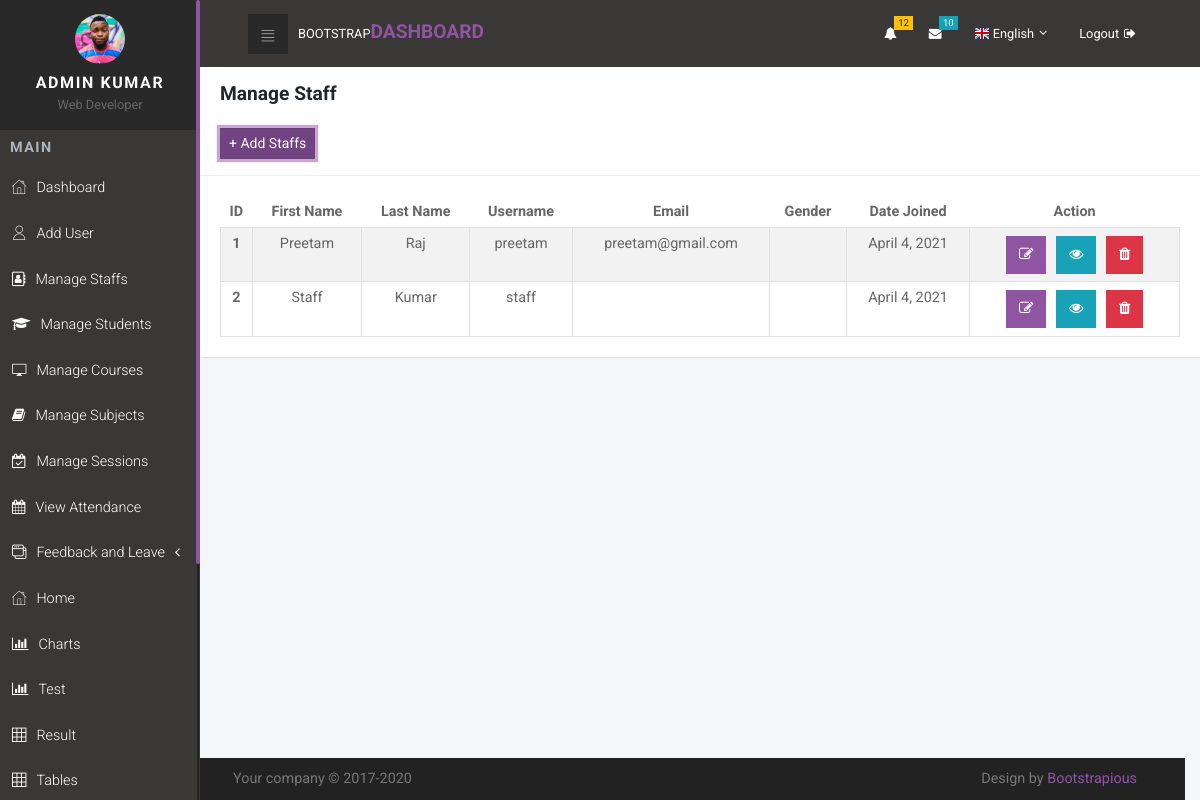
Page /manage_staff/ (signed in) on the committed database.
### sms_app/models.py (models this page shows, shortened)
class Staff(models.Model):
    id = models.AutoField(primary_key = True)
    user = models.OneToOneField(User, on_delete = models.CASCADE)
    profile_pic = models.ImageField(default = "", null = True, blank = True)
    address = models.TextField(null = True)
    date_joined = models.DateField(auto_now_add = True)
    last_login = models.DateField(auto_now = True)

### accounts/decorators.py (the view, shortened to what this page needs)
        def wrapper_func(request, *args, **kwargs):
            group = None
            if request.user.groups.exists():
                group = request.user.groups.all()[0].name
            if group in allowed_roles:
                return view_func(request, *args, **kwargs)

### sms_app/HODviews.py (called while the page is built)
@login_required
@allowed_users(allowed_roles=['hod'])
def manage_staff_view(request):
    staffs = Staff.objects.all()
    context = {
        'staffs': staffs,
    }
    return render(request, 'HOD/manage_staff.html', context)

### templates/HOD/manage_staff.html (shortened to what this page needs)
{% extends 'HOD/base.html' %}
{% load static %}
{% block content %}
<div class="row">
  <div class="col-lg-12">
    <div class="card">
      <div class="card-header">
        <h3> Manage Staff</h3>
        <br>
        <a href="{% url 'add_staff' %}" class="btn btn-primary btn-sm active" role="button" aria-pressed="true">+ Add
          Staffs</a>
      </div>
      <div class="card-body">
        <div class="table-responsive">
          <table class="table table-striped table-bordered table-hover table-sm">
            <thead >
              <tr class="text-center">
                <th>ID</th>
                <th class="text-center">First Name</center>
                <th>Last Name</th>
                <th>Username</th>
                <th>Email</th>
                <th>Gender</th>
                <th>Date Joined</th>
                <th>Action </th>
              </tr>
            </thead>
            <tbody>
              {% for staff in staffs %}
              <tr class="text-center">
                <th scope="row">{{staff.id}}</th>
                <td>{{staff.user.first_name}}</td>
                <td>{{staff.user.last_name}}</td>
                <td>{{staff.user.username}}</td>
                <td>{{staff.user.email}}</td>
                <td>{{staff.gender}}</td>
                <td>{{staff.date_joined}}</td>
                <td>
                  <div>
                  <a href="{% url 'update_staff' staff.pk %}"><button type="button" class="btn  btn-primary  fa fa-edit"
                  style="margin:3px"></button></a>
                  <a href="{% url 'see_detail_staff' staff.pk %}"><button type="button" class="btn  btn-info  fa fa-eye"
                  style="margin:3px"></button></a>
                  <a href="{% url 'delete_staff' staff.pk %}"><button type="button" class="btn btn-danger  fa fa-trash"
                  style="margin: 3px"></button></a>
                  </div>
                </td>
              </tr>
              {% endfor %}
            </tbody>
          </table>
        </div>
      </div>
    </div>
  </div>
  {% endblock %}

### templates/HOD/navbar.html (shortened to what this page needs)
{% load static %}
<nav class="side-navbar">
    <div class="side-navbar-wrapper">
        <div class="sidenav-header d-flex align-items-center justify-content-center">
            <div class="sidenav-header-inner text-center"><img src="{% static 'img/avatar-7.jpg' %}" alt="person"
                    class="img-fluid rounded-circle">
                <h2 class="h5">{{request.user.first_name}} {{request.user.last_name}}</h2><span>Web Developer</span>
            </div>
        </div>
        <div class="main-menu">
            <h5 class="sidenav-heading">Main</h5>
            <ul id="side-main-menu" class="side-menu list-unstyled">
                <li><a href="{% url 'hod_dashboard' %}"> <i class="icon-home"></i>Dashboard </a></li>
                <li><a href="{% url 'register_user' %}"> <i class="icon-user"></i>Add User </a></li>
                <li><a href="{% url 'manage_staff_view' %}"> <i class="fa fa-address-book-o"></i>Manage Staffs </a></li>
                <li><a href="{% url 'manage_student_view' %}"> <i class="fa fa-graduation-cap"></i>Manage Students </a></li>
                <li><a href="{% url 'manage_courses_view' %}"> <i class="icon-screen"></i>Manage Courses </a></li>
                <li><a href="{% url 'manage_subjects_view' %}"> <i class="fa fa-book"></i>Manage Subjects </a></li>
                <li><a href="{% url 'manage_sessions_view' %}"> <i class="fa fa-calendar-check-o"></i>Manage Sessions </a></li>
                <li><a href="{% url 'view_attendance' %}"> <i class="fa fa-calendar"></i>View Attendance </a></li>
                <li><a href="#exampledropdownDropdown" aria-expanded="false" data-toggle="collapse"> <i class="icon-interface-windows"></i>Feedback and Leave </a>
                </li>
                <li><a href="{% url 'admin_dashboard' %}"> <i class="icon-home"></i>Home </a></li>
                <li><a href="{% url 'charts_view' %}"> <i class="fa fa-bar-chart"></i>Charts </a></li>
                <li><a href="{% url 'test-view' %}"> <i class="fa fa-bar-chart"></i>Test </a></li>
                <li><a href="{% url 'result-view' %}"> <i class="icon-grid"></i>Result </a></li>
                <li><a href="{% url 'tables_view' %}"> <i class="icon-grid"></i>Tables </a></li>
            </ul>
        </div>
    </div>
</nav>
<div class="page">
    <header class="header">
        <nav class="navbar">
            <div class="container-fluid">
                <div class="navbar-holder d-flex align-items-center justify-content-between">
                    <div class="navbar-header"><a id="toggle-btn" href="#" class="menu-btn"><i class="icon-bars">
                            </i></a><a href="index.html" class="navbar-brand">
                            <div class="brand-text d-none d-md-inline-block"><span>Bootstrap </span><strong
                                    class="text-primary">Dashboard</strong></div>
                        </a></div>
                    <ul class="nav-menu list-unstyled d-flex flex-md-row align-items-md-center">
                        <li class="nav-item dropdown"> <a id="notifications" rel="nofollow" data-target="#" href="#"
                                data-toggle="dropdown" aria-haspopup="true" aria-expanded="false" class="nav-link"><i
                                    class="fa fa-bell"></i><span class="badge badge-warning">12</span></a>
                        </li>
                        <li class="nav-item dropdown"> <a id="messages" rel="nofollow" data-target="#" href="#"
                                data-toggle="dropdown" aria-haspopup="true" aria-expanded="false" class="nav-link"><i
                                    class="fa fa-envelope"></i><span class="badge badge-info">10</span></a>
                        </li>
                        <li class="nav-item dropdown"><a id="languages" rel="nofollow" data-target="#" href="#"
                                data-toggle="dropdown" aria-haspopup="true" aria-expanded="false"
                                class="nav-link language dropdown-toggle"><img src="{% static 'img/flags/16/GB.png' %}"
                                    alt="English"><span class="d-none d-sm-inline-block">English</span></a>
                        </li>
                        <li class="nav-item"><a href="{% url 'logout' %}" class="nav-link logout"> <span
                                    class="d-none d-sm-inline-block">Logout</span><i class="fa fa-sign-out"></i></a>
                        </li>
                    </ul>
                </div>
            </div>
        </nav>
    </header>

### templates/HOD/manage_staff.html (style rules this page uses)
th { align-items: center; }

### rows in the picture
Staff: id "1", user.first_name "Preetam", user.last_name "Raj", user.username "preetam", user.email "preetam@gmail.com", date_joined "April 4, 2021"
Staff: id "2", user.first_name "Staff", user.last_name "Kumar", user.username "staff", date_joined "April 4, 2021"

### other values in the picture
{{ request.user.first_name }} "ADMIN"
{{ request.user.last_name }} "KUMAR"
